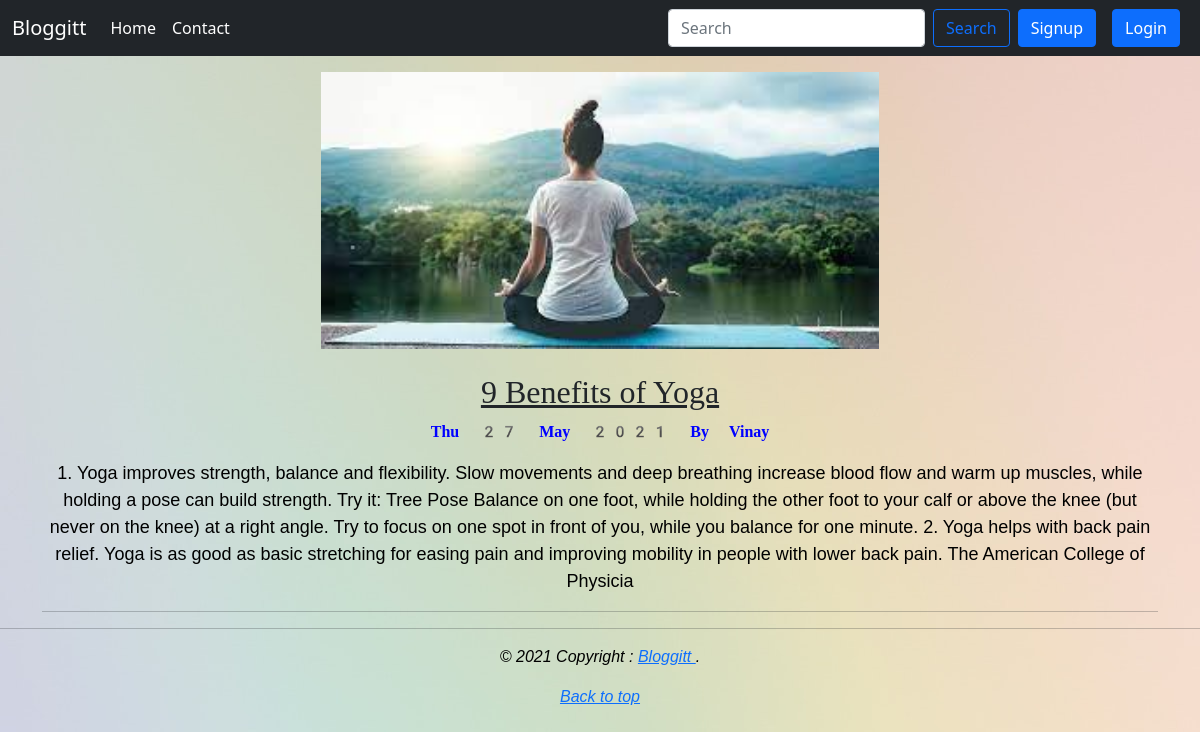
Screenshot of /blogview/9-benefits-of-yoga with the database file from the repository.
### blog/models.py (models this page shows, shortened)
class post(models.Model):
    Sno=models.AutoField(primary_key=True)
    title=models.CharField(max_length=50)
    slug = AutoSlugField(populate_from='title', max_length=20)
    user = models.ForeignKey(settings.AUTH_USER_MODEL, on_delete=models.CASCADE,blank=True,null=True)
    desc=models.TextField()
    time=models.DateTimeField(blank=True,auto_now=True)
    thumbnail=models.ImageField(blank='true')

### blog/views.py (the view)
# urls.py: path('blogview/<slug:slug>', views.blogview, name='blogview'),
def blogview(request, slug):
    blogs=post.objects.filter(slug=slug).first()
    return render(request,'blogview.html',{"Blog":blogs})

### templates/blogview.html (shortened to what this page needs)
{% extends 'base.html' %}
{% block body%}
<center>
 <div class = "container my-3" style="word-wrap: break-word;">
  {% if Blog.thumbnail %}
           <img src="{{Blog.thumbnail.url}}" width="50%" height="50%"/>
    {% endif %}
    <br>
    <h2 class="blog-post-title" style="font-style: normal;
    font-family: fangsong;
    text-decoration: underline;">{{Blog.title|capfirst|safe}}</h2>
      <strong><p class="blog-post-meta" style="color: blue;
       font-family: emoji;">{{Blog.time|date:"D d M Y"}} By {{Blog.user.first_name|capfirst}}</p></strong>
      <p style="
    font-family: sans-serif;
    font-size: large;
    color: black;">{{Blog.desc|capfirst}}</p>
      <hr>
</div>
</center>
{% endblock body%}

### rows the page displays
post: thumbnail (picture), title "9 Benefits of Yoga", time "Thu 27 May 2021", user.first_name "Vinay", desc "1. Yoga improves strength, balance and flexibility. Slow movements and deep breathing increase blood flow and warm up muscles, while holding a pose can build strength. Try it: Tree Pose Balance on one foot, while holding the other foot to your calf or above the knee (but never on the knee) at a right angle. Try to focus on one spot in front of you, while you balance for one minute. 2. Yoga helps with back pain relief. Yoga is as good as basic stretching for easing pain and improving mobility in people with lower back pain. The American College of Physicia"
